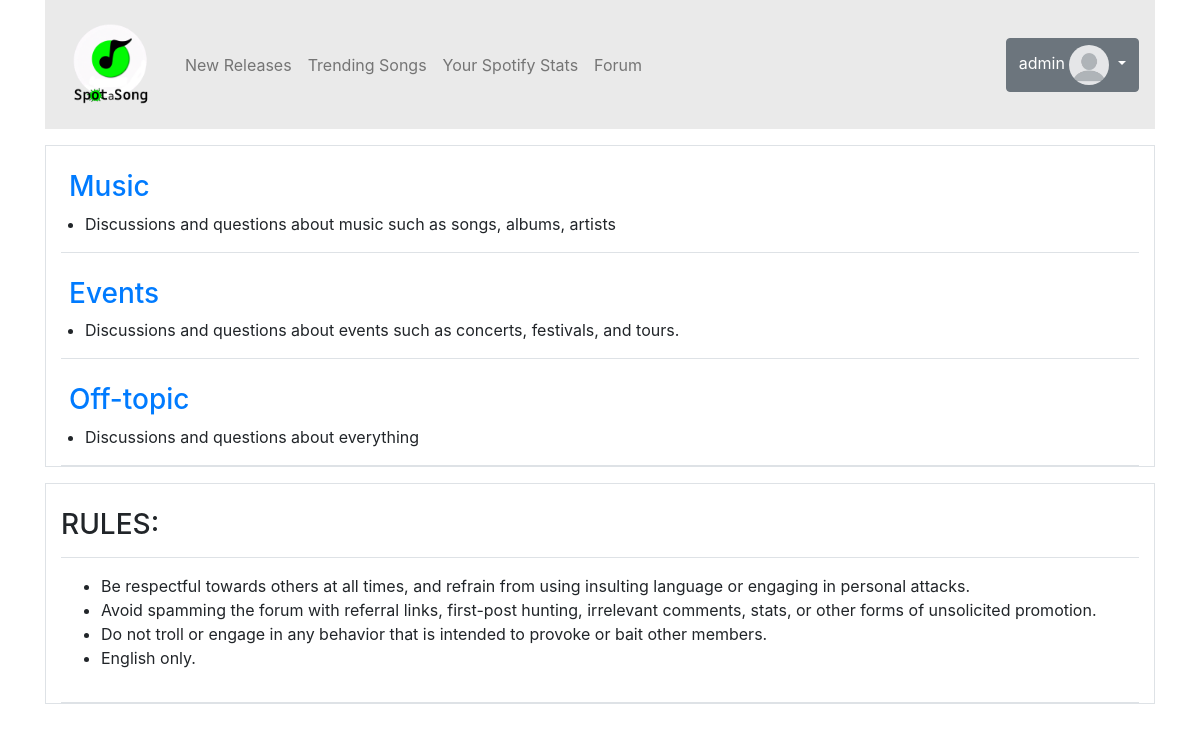
Page /forum/ (signed in) on the committed database.
### accounts/models.py (models this page shows, shortened)
class CustomUser(AbstractUser):
    age = models.PositiveIntegerField(null=True, blank=True)

class UserProfile(models.Model):
    user = models.OneToOneField(CustomUser, on_delete=models.CASCADE)
    profile_picture = models.ImageField(default='default.jpg',upload_to='profile_pictures')
    bio = models.TextField(max_length=1500, blank=True)

### forum/models.py (models this page shows, shortened)
class ForumCategory(models.Model):
    name = models.CharField(max_length=100)
    description = models.TextField()

### forum/views.py (the view)
# urls.py: path('', views.forumtopics, name='forumtopics'),
def forumtopics(request):
    forumcategory = ForumCategory.objects.all()
    return render(request, 'forumtopics.html', {'forumcategories':forumcategory})

### forum/templates/forumtopics.html
{% extends "base.html" %}
{% load static %}
{% load crispy_forms_tags %}
{% block content %}
<div class="container">
    <div class="container mt-3 border">
        {% for category in forumcategories %}
        <div class="col-md border-bottom pt-4">
            <div class="row pl-2">
                <h3><a href="{% url 'forum:categoryposts' category.name %}">{{category.name}}</a></h3>
            </div>
            <div class="row pl-4">
                <p id="category_description">{{category.description}}</p>
            </div>
        </div>
        {% endfor %}
    </div>
    <div class="container mt-3 border">
        <div class="col-md pt-4">
            <div class="row border-bottom mb-3 pb-2">
                <h3>RULES:</h3>
            </div>
            <div class="row pb-3 border-bottom">
                <ul>
                    <li>Be respectful towards others at all times, and refrain from using insulting language or engaging in personal attacks.</li>
                    <li>Avoid spamming the forum with referral links, first-post hunting, irrelevant comments, stats, or other forms of unsolicited promotion.</li>
                    <li>Do not troll or engage in any behavior that is intended to provoke or bait other members.</li>
                    <li>English only.</li>
                </ul>
            </div>
        </div>
    </div>
</div>
{% endblock %}

### main/templates/navbar.html (shortened to what this page needs)
{% load static %}
<div class="container">
  <nav class="navbar navbar-expand-lg navbar-light" style="background-color: #eaeaea;">
    <div class="collapse navbar-collapse" id="navbarTogglerDemo01">
      <a class="pt-2 navbar-brand" href="{% url 'main:home' %}">
        <img src="{% static '\images\DALL·E 2023-04-06 12.51.07 - Create a copytright free logo using this website name_ Spot-a-Song. Use grayscale colors with greenscale (1).png' %}" width="100" height="100" alt="">
      </a>
      <ul class="navbar-nav mr-auto mt-2 mt-lg-0">
        <li class="nav-item">
          <a class="nav-link" href="{% url 'main:new_releases' %}">New Releases</a>
        </li>
        <li class="nav-item">
          <a class="nav-link" href="{% url 'main:trendingSongs' %}">Trending Songs</a>
        </li>
        <li class="nav-item">
          <a class="nav-link" href="{% url 'accounts:spotify_authorize' %}">Your Spotify Stats</a>
        </li>
        <li class="nav-item">
          <a class="nav-link" href="{% url 'forum:forumtopics' %}">Forum</a>
        </li>
      </ul>
      {% if user.is_authenticated %}
      <div class="dropdown justify-content-right">
        <button class="btn btn-secondary dropdown-toggle" type="button" id="dropdownMenuButton" data-toggle="dropdown" aria-haspopup="true" aria-expanded="false">
          {{ user.username }}
          <img class="rounded-circle" id="imageprofile" src="{{ user.userprofile.profile_picture.url }}"></a>
        </button>
      </div>
      {% else %}
      <div class="justify-content-right">
        <a href="{% url 'accounts:signin' %}">SignIn</a>
        |
        <a href="{% url 'accounts:signup' %}">SignUp</a>
      </div>
      {% endif %}
    </div>
 </nav>
</div>

### static/css/style.css (style rules this page uses)
#imageprofile { max-width: 40px; max-height: 40px; }
#category_description { display: list-item; clear: right; }

### rows in the picture
CustomUser: username "admin", userprofile.profile_picture (placeholder picture)
ForumCategory: name "Music", description "Discussions and questions about music such as songs, albums, artists"
ForumCategory: name "Events", description "Discussions and questions about events such as concerts, festivals, and tours."
ForumCategory: name "Off-topic", description "Discussions and questions about everything"
